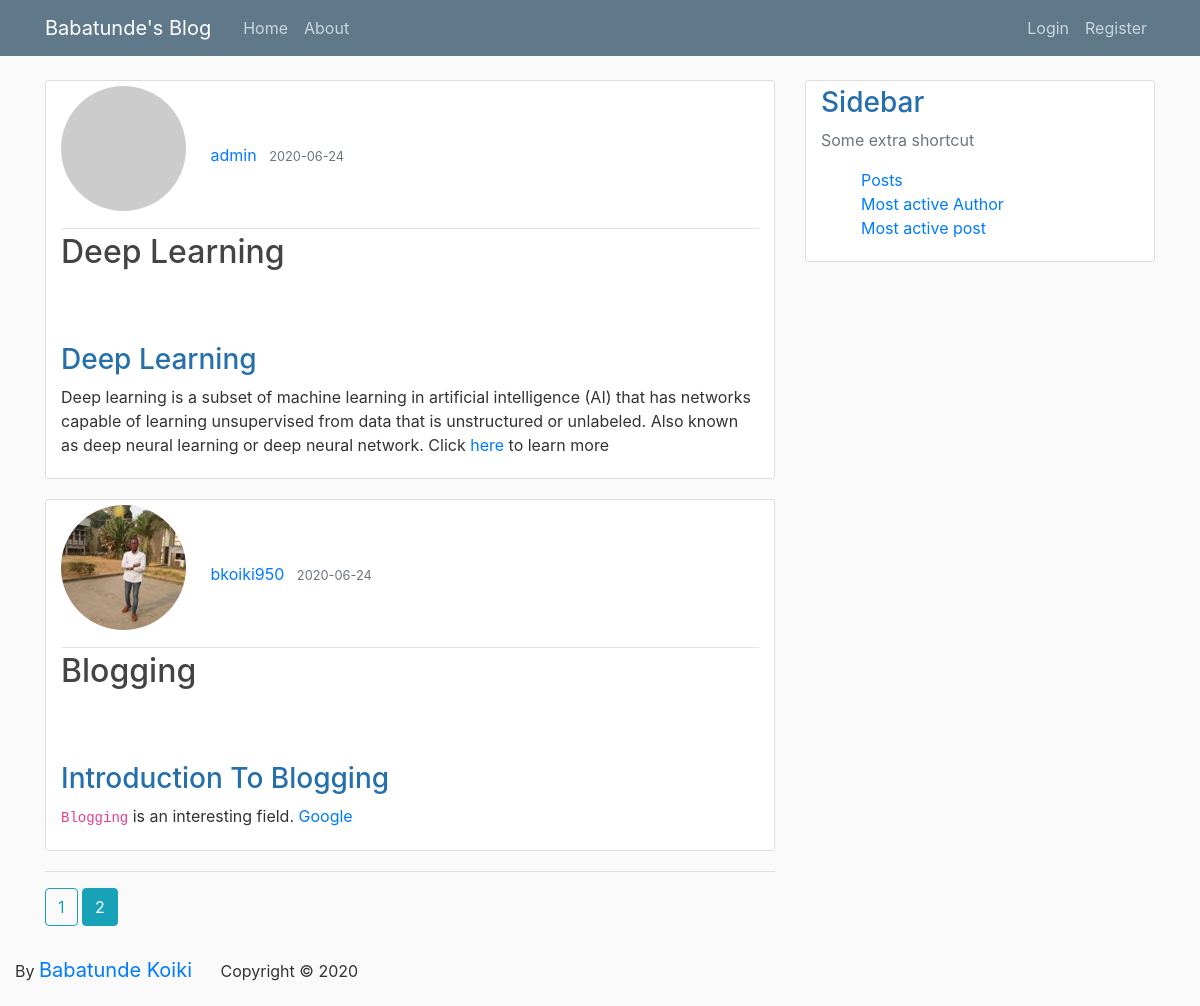
The page /home/?page=2 on the database its author committed.
### coreyblog/models.py (models this page shows, shortened)
class Post(db.Model):
    id = db.Column(db.Integer, primary_key=True)
    title=db.Column(db.String(100), nullable=False)
    date_posted=db.Column(db.DateTime, nullable=False, default=datetime.utcnow)
    content=db.Column(db.Text, nullable=False)
    user_id = db.Column(db.Integer, db.ForeignKey('user.id'), nullable=False)
    body_html = db.Column(db.Text)
    comments = db.relationship('Comment', backref='post', lazy=True)

class User(db.Model, UserMixin):
    id = db.Column(db.Integer, primary_key=True)
    username=db.Column(db.String(20), unique=True, nullable=False)
    email = db.Column(db.String(120), unique=True ,nullable=False)
    password=db.Column(db.String(60), nullable=False)
    image_file=db.Column(db.String(20), nullable=False, default='default.jpg')
    posts = db.relationship('Post', backref='author', lazy=True)
    comments = db.relationship('Comment', backref='author', lazy='dynamic')
    def gravatar(self, size=100, default='identicon', rating='g'):
        if request.is_secure:
            url = 'https://secure.gravatar.com/avatar'
        else:
            url = 'http://www.gravatar.com/avatar'
        hash_ = hashlib.md5(self.email.encode('utf-8')).hexdigest()
        return '{url}/{hash_}?s={size}&d={default}&r={rating}'.format(
                                                            url=url,
                                                            hash_=hash_,
                                                            size=size,
                                                            default=default,
                                                            rating=rating)

### coreyblog/routes.py (the view)
@app.route('/')
@app.route('/home/')
def home():
    page = request.args.get('page', 1, type=int)
    all_posts = Post.query.order_by(Post.date_posted.desc()).\
                                    paginate(page=page, per_page=2)
    return render_template('home.html',
                            all_posts=all_posts)

### coreyblog/templates/home.html (shortened to what this page needs)
{% extends 'layout.html' %}
{% block content %}
    {% for post in all_posts.items %}
        <article class="media content-section">
            <div class="media-body">
                <div class="article-metadata">
                    {% if post.author.image_file == 'default.jpg' %}
                        <img class="rounded-circle account-img" src="{{ post.author.gravatar() }}" alt="profile pics" sizes="150" srcset="">
                    {% else %}
                        <img class="rounded-circle account-img" src="{{ url_for('static', filename='img/'+post.author.image_file) }}" alt="" sizes="150" srcset="">
                    {% endif %}
                    {% if post.author == current_user %}
                        <a class="mr-2" href="{{ url_for('account') }}">{{ current_user.username }}</a>
                    {% else %}
                        <a class="mr-2" href="{{ url_for('profile', user=post.author.username) }}">{{ post.author.username }}</a>
                    {% endif %}
                    <small class="text-muted">{{ post.date_posted.strftime('%Y-%m-%d') }}</small>
                </div>
                <h2><a href="{{ url_for('viewblog', id=post.id) }}" class="article-title">{{ post.title}}</a></h2>
                <p class="article-content">
                    {% if post.body_html %}
                        {{ post.body_html | safe }}
                    {% else %}
                        {{ post.content }}
                    {% endif %}
                </p>
            </div>
        </article>
    {% endfor %}
    <hr>
    {% for page_num in all_posts.iter_pages(left_edge=1, right_edge=1, left_current=1, right_current=2) %}
        {% if page_num %}
            {% if all_posts.page == page_num %}
                <a class="btn btn-info mb-4" href="{{ url_for('home', page=page_num) }}">{{ page_num }}</a>
            {% else %}
                <a class="btn btn-outline-info mb-4" href="{{ url_for('home', page=page_num) }}">{{ page_num }}</a>
            {% endif %}
        {% else %}
            ...
        {% endif %}
            {% endfor %}
{% endblock %}

### coreyblog/static/main.css (style rules this page uses)
body { background: #fafafa; color: #333333; margin-top: 5rem; }
h1, h2, h3, h4, h5, h6 { color: #256fac; }
.content-section { background: #ffffff; padding: 5px 15px; border: 1px solid #dddddd; border-radius: 3px; margin-bottom: 20px; }
.article-title { color: #444444; }
.article-content { white-space: pre-line; }
.article-metadata { padding-bottom: 1px; margin-bottom: 4px; border-bottom: 1px solid #e3e3e3 }
.account-img { height: 125px; width: 125px; margin-right: 20px; margin-bottom: 16px; }

### rows shown on the page
Post: author.username "admin", date_posted "2020-06-24", title "Deep Learning", body_html "Deep Learning Deep learning is a subset of machine learning in artificial intelligence (AI) that has networks capable of learning unsupervised from data that is unstructured or unlabeled. Also known as deep neural learning or deep neural network. Click here to learn more"
Post: image_file (picture), author.username "bkoiki950", date_posted "2020-06-24", title "Blogging", body_html "Introduction To Blogging Blogging is an interesting field. Google"

### other values the page prints
{{ page_num }} "1"
{{ page_num }} "2"
